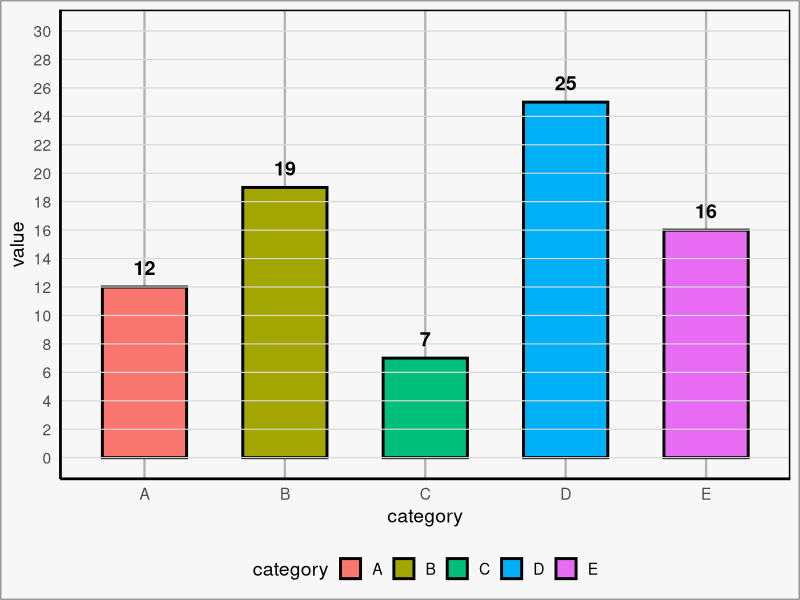
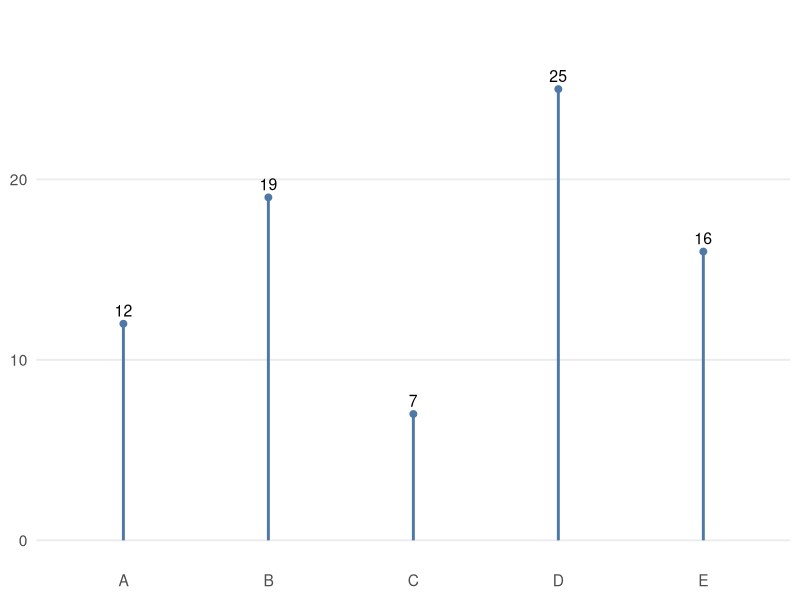

Source code (R) for these figures, in order:
## ---- chunk 1
#| echo: false

library(ggplot2)

df <- data.frame(
  category = c("A", "B", "C", "D", "E"),
  value = c(12, 19, 7, 25, 16)
)

ggplot(df, aes(x = category, y = value, fill = category)) +
  geom_col(width = 0.6, color = "black", linewidth = 1) +
  geom_hline(yintercept = seq(0, 30, by = 2), color = "grey85", linewidth = 0.4) +
  geom_text(aes(label = value), vjust = -0.8, size = 5, fontface = "bold") +
  scale_y_continuous(breaks = seq(0, 30, by = 2), limits = c(0, 30)) +
  theme_minimal(base_size = 14) +
  theme(
    panel.grid.major.x = element_line(color = "grey70", linewidth = 0.8),
    panel.grid.major.y = element_blank(),
    panel.grid.minor = element_blank(),
    axis.line = element_line(color = "black", linewidth = 0.8),
    legend.position = "bottom",
    plot.title = element_text(face = "bold"),
    plot.background = element_rect(fill = "grey97", color = "grey60", linewidth = 1),
    panel.border = element_rect(color = "black", fill = NA, linewidth = 1)
  )
## ---- chunk 2
#| echo: false

ggplot(df, aes(x = category, y = value)) +
  geom_segment(aes(x = category, xend = category, y = 0, yend = value),
               color = "#4E79A7", linewidth = 1) +
  geom_point(color = "#4E79A7", size = 2) +
  geom_text(aes(label = value), vjust = -0.6, size = 4) +
  expand_limits(y = max(df$value) + 3) +
  theme_minimal(base_size = 14) +
  theme(
    panel.grid.major.x = element_blank(),
    panel.grid.minor = element_blank(),
    axis.title = element_blank(),
    axis.ticks = element_blank()
  )
